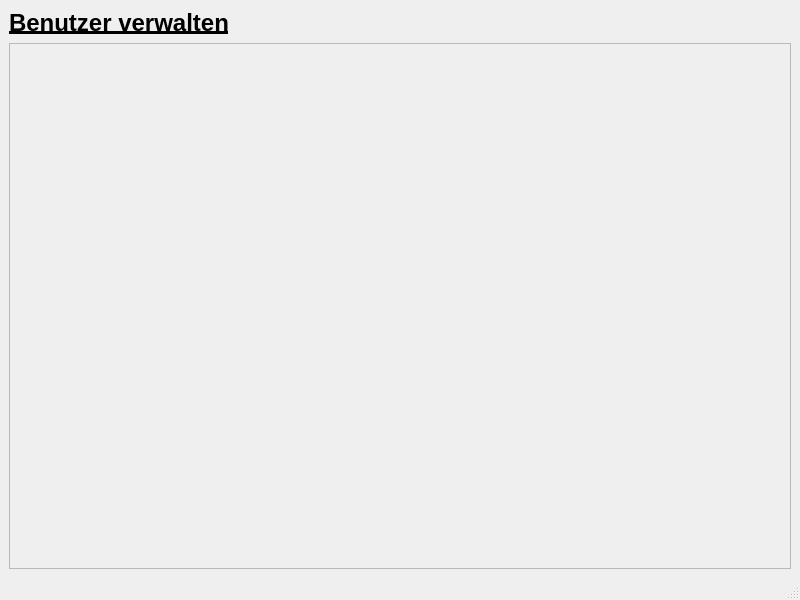
<?xml version="1.0" encoding="UTF-8"?>
<ui version="4.0">
 <class>UserManager</class>
 <widget class="QMainWindow" name="UserManager">
  <property name="geometry">
   <rect>
    <x>0</x>
    <y>0</y>
    <width>800</width>
    <height>600</height>
   </rect>
  </property>
  <property name="windowTitle">
   <string>MainWindow</string>
  </property>
  <widget class="QWidget" name="centralwidget">
   <layout class="QVBoxLayout" name="verticalLayout">
    <item>
     <widget class="QLabel" name="label">
      <property name="text">
       <string>&lt;html&gt;&lt;head/&gt;&lt;body&gt;&lt;p&gt;&lt;span style=&quot; font-size:18pt; font-weight:600; text-decoration: underline;&quot;&gt;Benutzer verwalten&lt;/span&gt;&lt;/p&gt;&lt;/body&gt;&lt;/html&gt;</string>
      </property>
     </widget>
    </item>
    <item>
     <widget class="QScrollArea" name="scrollArea">
      <property name="widgetResizable">
       <bool>true</bool>
      </property>
      <widget class="QWidget" name="scrollAreaWidgetContents">
       <property name="geometry">
        <rect>
         <x>0</x>
         <y>0</y>
         <width>784</width>
         <height>491</height>
        </rect>
       </property>
      </widget>
     </widget>
    </item>
   </layout>
  </widget>
  <widget class="QMenuBar" name="menubar">
   <property name="geometry">
    <rect>
     <x>0</x>
     <y>0</y>
     <width>800</width>
     <height>30</height>
    </rect>
   </property>
  </widget>
  <widget class="QStatusBar" name="statusbar"/>
 </widget>
 <resources/>
 <connections/>
</ui>
